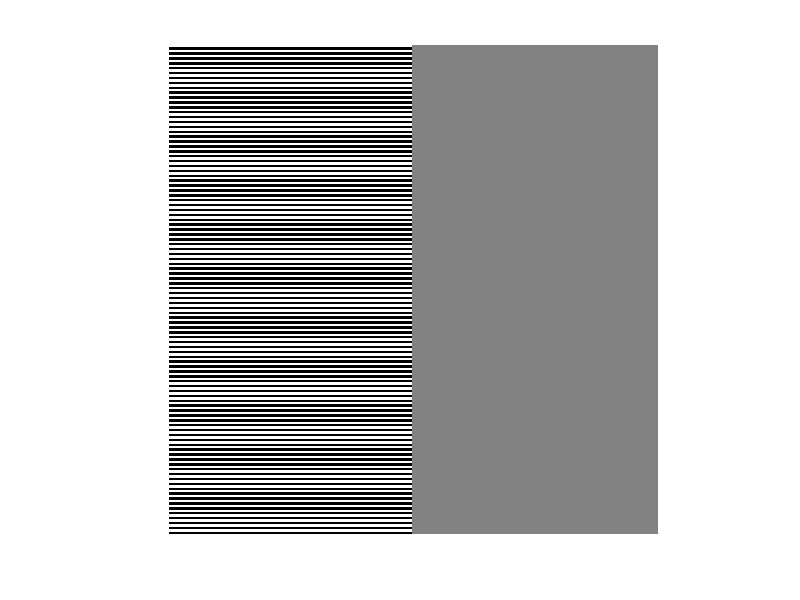

MATLAB code to generate this figure:
close all;
clear;
clc;

x = zeros(200,200);
x(1:200,100:200) = 0.5;  % set the color gray (right part
for i = 1:200
    if rem(i,2) ~= 0     % To make an alternative strip, set even part to be white and odd pixel to black
        x(i,1:99) = 1;  % white of left part
    end
end
figure;
imshow(x);
mean_alt = mean2(x(1:200,1:99)) * 255; % mean luminance of alternative strip
mean_sol = mean2(x(1:200,100:200)) * 255;% for solid gray part